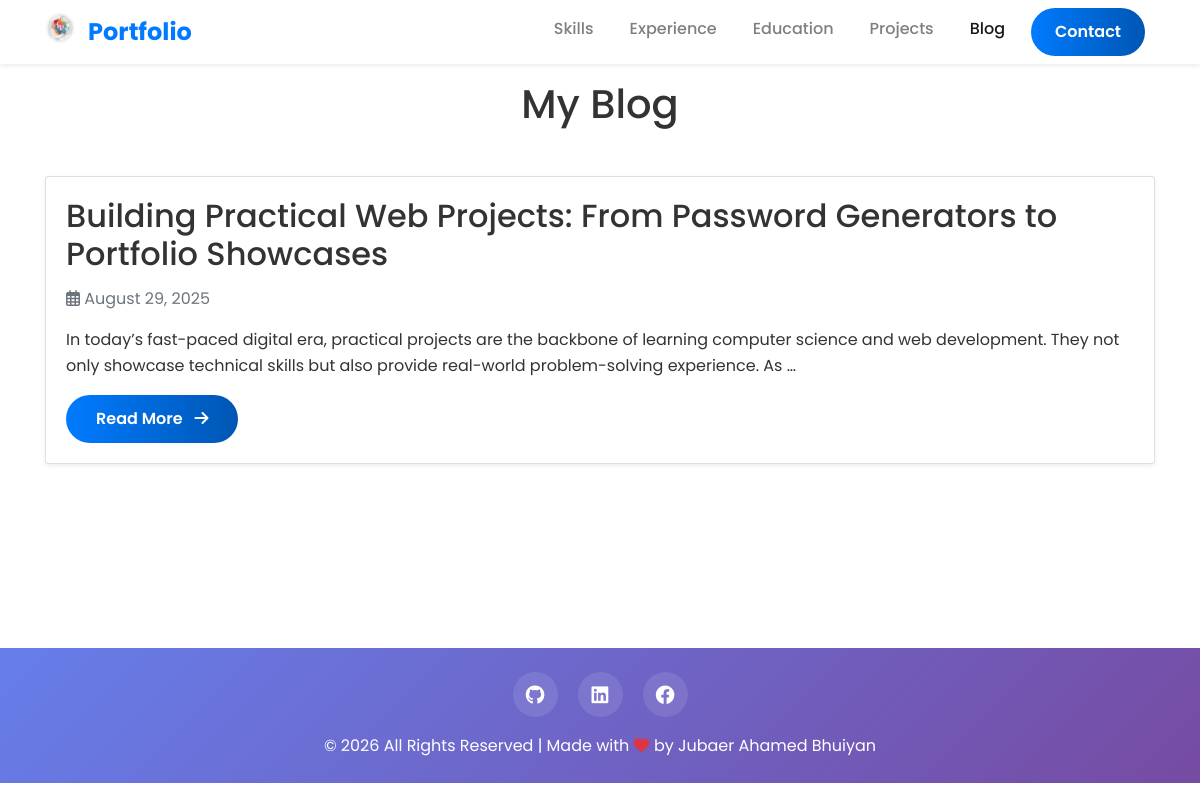
Screenshot of /blog/ with the database file from the repository.
### blog/models.py (models this page shows, shortened)
class Blog(models.Model):
    title = models.CharField(max_length=200)
    content = models.TextField()
    published_date = models.DateField()

### blog/views.py (the view)
# urls.py: path('', views.allBlogs, name='allBlogs'),
def allBlogs(request):
    Blogs = Blog.objects.order_by('-published_date')
    return render(request, 'blog/allBlogs.html', {'blogs': Blogs})

### blog/templates/blog/allBlogs.html
{% extends "blog/base_blog.html" %}
{% load static %}
{% block content %}
<h1 class="text-center mb-5">My Blog</h1>
{% for blog in blogs %}
<div class="card mb-4 shadow-sm">
    <div class="card-body">
        <h2 class="card-title">{{ blog.title }}</h2>
        <p class="text-muted">
            <i class="far fa-calendar-alt"></i> {{ blog.published_date|date:"F d, Y" }}
        </p>
        <p class="card-text">{{ blog.content|truncatewords:30 }}</p>
        <a href="{% url 'blog:detail' blog.id %}" class="btn btn-primary">
            Read More <i class="fas fa-arrow-right ml-2"></i>
        </a>
    </div>
</div>
{% endfor %}
{% endblock %}

### portfolio/static/portfolio/custom.css (style rules this page uses)
:root { --primary-color: #007bff; --secondary-color: #6c757d; --success-color: #28a745; --dark-color: #343a40; --light-color: #f8f9fa; --font-family: 'Poppins', sans-serif; }
* { margin: 0; padding: 0; box-sizing: border-box; }
body { font-family: var(--font-family); color: #333; line-height: 1.6; overflow-x: hidden; }
.btn { border-radius: 50px; padding: 12px 30px; font-weight: 600; transition: all 0.3s ease; }
.btn-primary { background: linear-gradient(to right, var(--primary-color), #0056b3); border: none; }

### rows the page displays
Blog: title "Building Practical Web Projects: From Password Generators to Portfolio Showcases", published_date "August 29, 2025", content "In today’s fast-paced digital era, practical projects are the backbone of learning computer science and web development. They not only showcase technical skills but also provide real-world problem-solving experience. As …"
